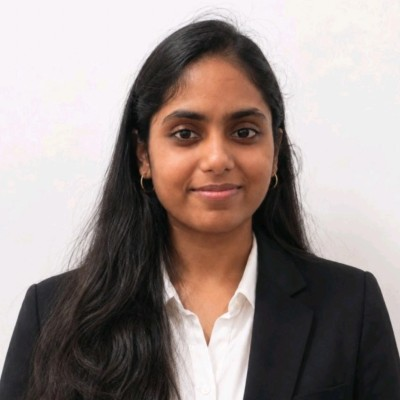
#> input picture ramitha.png, 400 x 400 px
$ jupyter execute Ex-3.ipynb
#> lines starting #> are read from the running program, lines starting #| are printed output that depends on the picture
## EXP3: HISTOGRAM PROCESSING

## NAME: RAMITHA CHOWDARY S

## REG:212224240130

[cell 1]
import cv2
import numpy as np
import matplotlib.pyplot as plt

[cell 2]
img = cv2.imread('ramitha.png', cv2.IMREAD_GRAYSCALE)
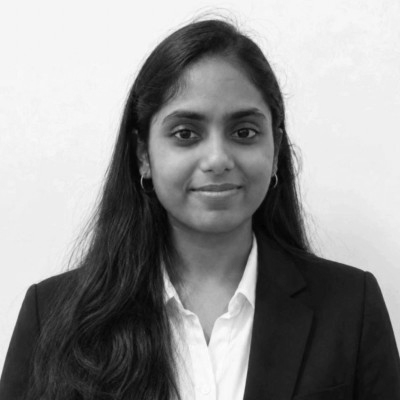
#> img: shape (400, 400); min 2, max 253, mean 144

[cell 3]
plt.imshow(img, cmap='gray')
plt.title('Original Image')
plt.show()

[cell 4]
plt.hist(img.ravel(),256,range = [0, 256]);
plt.title('Original Image')
plt.show()
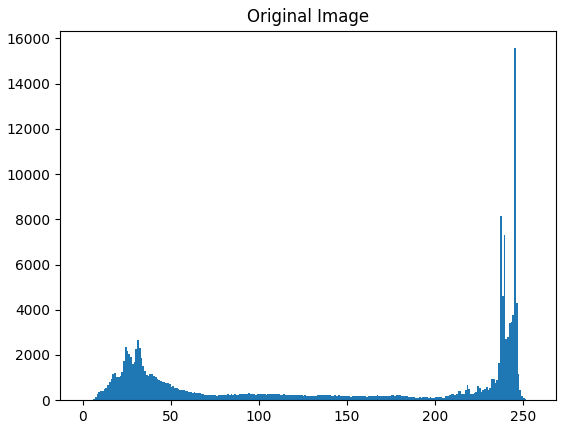
#> figure drawn by matplotlib, 1 panel; tallest bar 15565 high, from x = 245 to 246

[cell 5]
img_eq = cv2.equalizeHist(img)
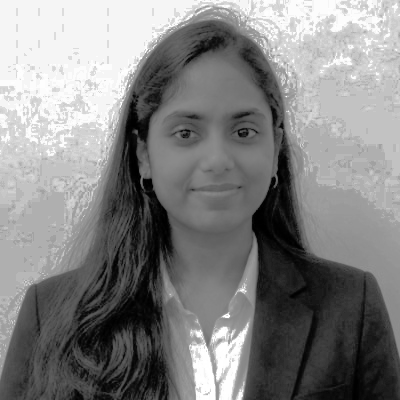
#> img_eq: shape (400, 400); min 0, max 255, mean 130.2

[cell 6]
plt.hist(img_eq.ravel(), 256, range = [0, 256])
plt.title('Equalized Histogram')
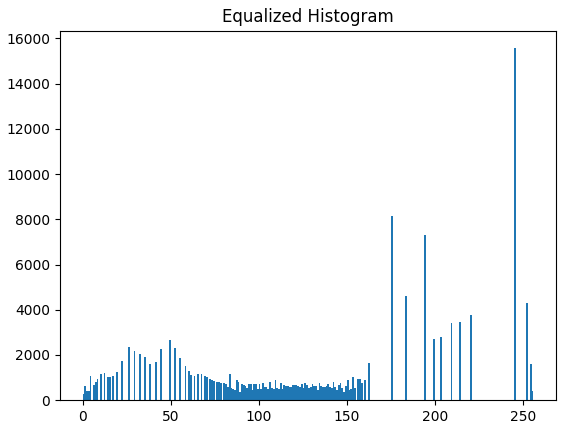
#> figure drawn by matplotlib, 1 panel; tallest bar 15565 high, from x = 245 to 246

[cell 7]
plt.imshow(img_eq, cmap='gray')
plt.title('Original Image')
plt.show()

[cell 8]
img = cv2.imread('ramitha.png', cv2.IMREAD_COLOR)
#> img is the input picture: shape (400, 400, 3); mean B, G, R 137.8, 141.3, 153.5

[cell 9]
img_hsv = cv2.cvtColor(img, cv2.COLOR_BGR2HSV)
#> img_hsv: shape (400, 400, 3); mean H, S, V 67.9, 37.7, 154

[cell 10]
img_hsv[:,:,2] = cv2.equalizeHist(img_hsv[:, :, 2])
#> img_hsv: shape (400, 400, 3); mean H, S, V 67.9, 37.7, 130.6

[cell 11]
img_eq = cv2.cvtColor(img_hsv, cv2.COLOR_HSV2BGR)
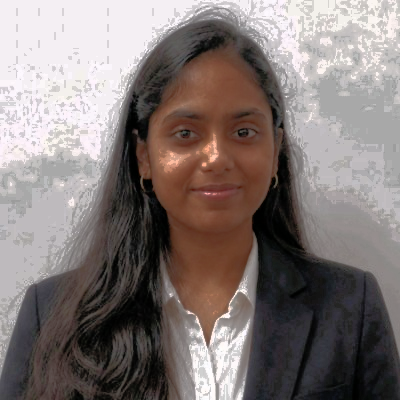
#> img_eq: shape (400, 400, 3); mean B, G, R 117.6, 120, 130

[cell 12]
plt.imshow(img_eq[:,:,::-1]); plt.title('Equalized Image');plt.show()

[cell 13]
plt.hist(img_eq.ravel(),256,range = [0, 256]); plt.title('Histogram Equalized');plt.show()
#> after `plt.hist(img_eq.ravel(), 256, range=[0, 256])`:
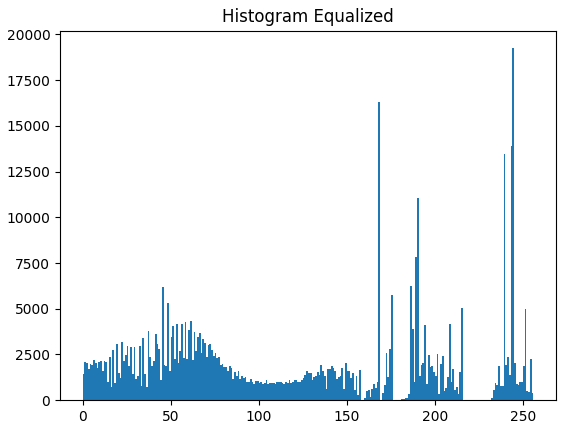
#> figure drawn by matplotlib, 1 panel; tallest bar 19247 high, from x = 244 to 245

[cell 14]
plt.figure(figsize = (20,10))
plt.subplot(221); plt.imshow(img[:, :, ::-1]); plt.title('Original Color Image')
plt.subplot(222); plt.imshow(img_eq[:, :, ::-1]); plt.title('Equalized Image')
plt.show()
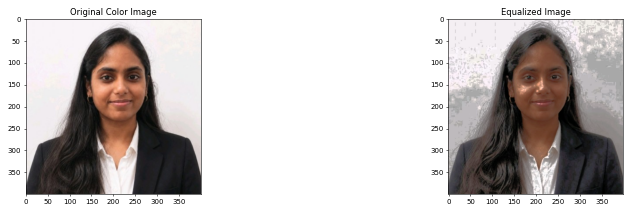
#> figure drawn by matplotlib, 2 panels

[cell 15]
plt.figure(figsize = [15,4])
plt.subplot(121); plt.hist(img.ravel(),256,range = [0, 256]); plt.title('Original Image')
plt.subplot(122); plt.hist(img_eq.ravel(),256,range = [0, 256]); plt.title('Histogram Equalized')
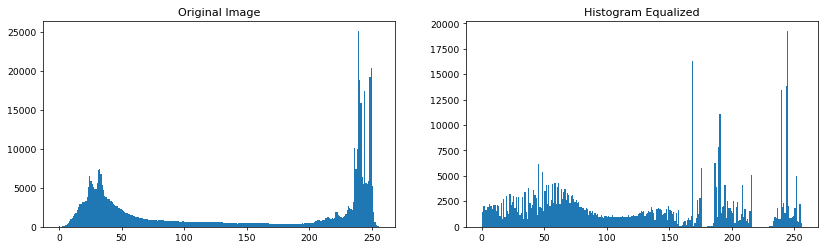
#> figure drawn by matplotlib, 2 panels; panel 1: tallest bar 25155 high, from x = 239 to 240; panel 2: tallest bar 19247 high, from x = 244 to 245
